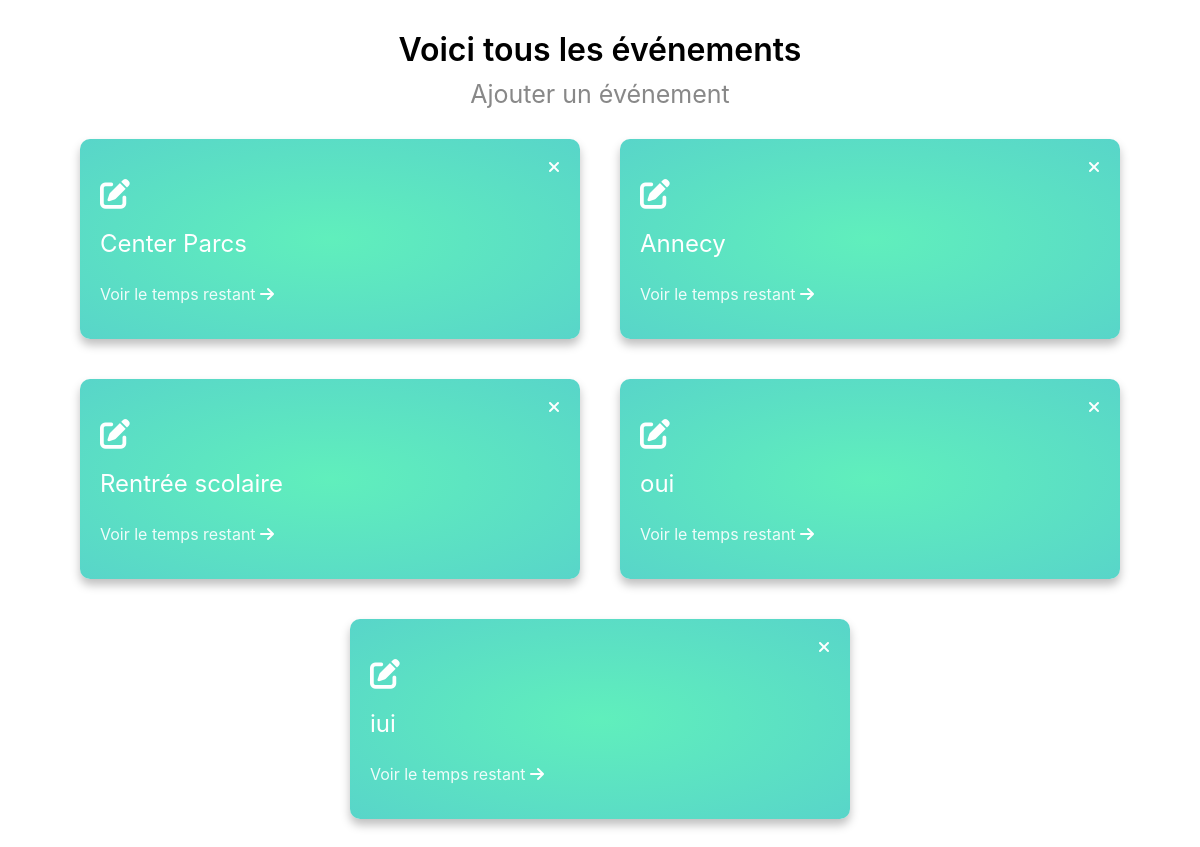
The page /allevents on the database as committed earlier.
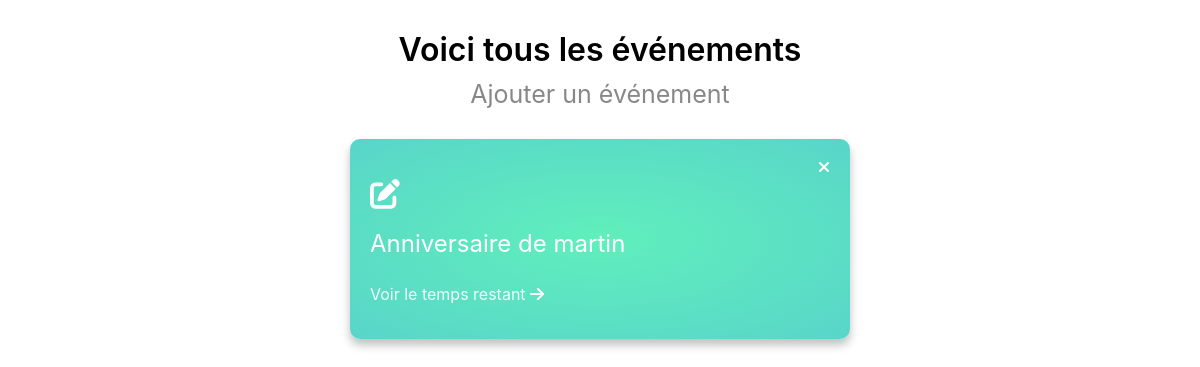
The same page on the database as committed later.
### events/models.py (models this page shows, shortened)
class Event(models.Model):
    name = models.CharField(max_length=200)
    date = models.DateField()
    description = models.TextField()

### events/views.py (the view)
# urls.py: path('allevents', views.allevents, name='all-events'),
def allevents(request):
    event = Event.objects.all()
    return render(request, 'allevents.html', {'event': event})

### templates/allevents.html (shortened to what this page needs)
{% load static %}
<link rel="stylesheet" href="{% static 'alll.css' %}" />
<div class="main-container">
    <div class="heading">
      <h1 class="heading__title">Voici tous les événements</h1>
      <p class="heading__credits"><a class="heading__link" href="{% url 'addevent' %}">Ajouter un événement</a></p>
    </div>
    <div class="cards">
        {% for event in event %}
      <div class="card card-1">
        <div class="card__icon">
            <a class="card__link" href="{% url 'edit-event' event.id %}"><i class="fa-solid fa-pen-to-square"></i></a>
        </div>
        <p class="card__exit">
            <a href="{% url 'delete-event' event.id %}"><i class="fas fa-times"></i></a>
        </p>
        <h2 class="card__title"> {{event.name}} </h2>
        <p class="card__apply">
          <a class="card__link" href="{% url 'show-event' event.id %}">Voir le temps restant <i class="fas fa-arrow-right"></i></a>
        </p>
      </div>
      {% endfor %}
    </div>
  </div>

### static/alll.css (style rules this page uses)
* { margin: 0; padding: 0; box-sizing: border-box; }
.main-container { padding: 30px; }
.main-container a i { color: white; text-decoration: none; }
.heading { text-align: center; }
.heading__title { font-weight: 600; }
.heading__credits { margin: 10px 0px; color: #888888; font-size: 25px; transition: all 0.5s; }
.heading__link { text-decoration: none; }
.heading__credits .heading__link { color: inherit; }
.cards { display: flex; flex-wrap: wrap; justify-content: space-between; }
.card { margin: 20px; padding: 20px; width: 500px; min-height: 200px; display: grid; grid-template-rows: 20px 50px 1fr 50px; border-radius: 10px; box-shadow: 0px 6px 10px rgba(0, 0, 0, 0.25); transition: all 0.2s; }
.card__link, .card__exit, .card__icon { position: relative; text-decoration: none; color: rgba(255, 255, 255, 0.9); }
.card__link::after { position: absolute; top: 25px; left: 0; content: ""; width: 0%; height: 3px; background-color: rgba(255, 255, 255, 0.6); transition: all 0.5s; }
.card__exit { grid-row: 1/2; justify-self: end; }
.card__icon { grid-row: 2/3; font-size: 30px; }
.card__title { grid-row: 3/4; font-weight: 400; color: #ffffff; }
.card__apply { grid-row: 4/5; align-self: center; }
.card-1 { background: radial-gradient(#60efbc, #58d5c9); }
@media (max-width: 1600px) { .cards { justify-content: center; } }

Rows that differ between the two databases and show on the page:
removed Event: name "Center Parcs"
removed Event: name "Annecy"
removed Event: name "Rentrée scolaire"
removed Event: name "oui"
removed Event: name "iui"
added Event: name "Anniversaire de martin"
